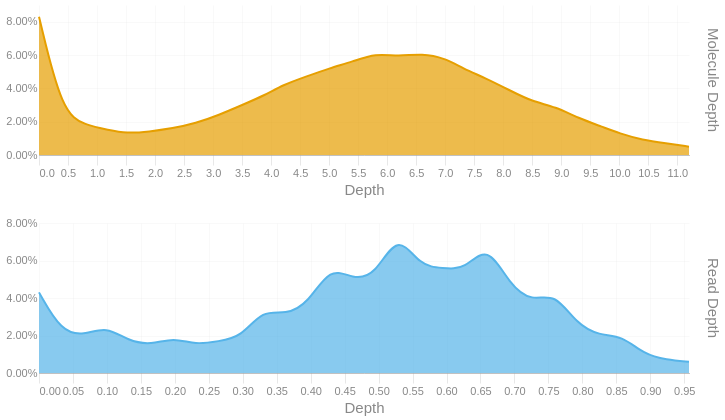

Write notebook code for a chart like this one.
### Code cell
readdep = depth_hist(tb['Read Depth'], q99, 3)
readdep = readdep.with_columns(pl.lit('Read Depth').alias('Metric'))
if not SKIPLR:
    moldep = depth_hist(tb['Molecule Depth'], mol_q99, 1)
    moldep = moldep.with_columns(pl.lit('Molecule Depth').alias('Metric'))
    _hist = pl.concat([readdep, moldep])
    _hist = _hist.filter(pl.col('Proportion') != 0)
    with SafeRender(_hist):
        (
            alt.Chart(_hist)        
            .mark_area(interpolate = "basis")
            .encode(
                x=alt.X('Bin:Q').scale(domainMin=0).axis(alt.Axis(title='Depth')),
                y = alt.Y('Proportion:Q', title = None).axis(format = '.2%'),
                color = alt.Color('Metric:N').legend(None),
                row = alt.Row("Metric:N").header(title = None, labelOrient = 'right'),
                tooltip = [
                    alt.Tooltip("Metric:N", title = "Metric"),
                    alt.Tooltip('Interval:N', title = "Depth Interval"),
                    alt.Tooltip('Proportion:Q', title = "% Alignments").format('.2%')
                ]
            )
            .resolve_scale(x='independent', y='independent')
            .properties(
                height = 150, width = 650,
                usermeta={'embedOptions': {'downloadFileName': f'{samplename}.depth.hist'}}
            )
        ).display()
else:
    readdep = readdep.filter(pl.col('Proportion') != 0)
    with SafeRender(readdep):
        (
            alt.Chart(readdep)        
            .mark_area(interpolate = "basis")
            .encode(
                x=alt.X('Bin:Q').scale(domainMin=0).axis(alt.Axis(title='Depth')),
                y = alt.Y('Proportion:Q', title = None).axis(format = '.2%'),
                tooltip = [
                    alt.Tooltip('Interval:N', title = "Depth Interval"),
                    alt.Tooltip('Proportion:Q', title = "% Alignments").format('.2%')
                ]
            )
            .properties(
                usermeta={'embedOptions': {'downloadFileName': f'{samplename}.depth.hist'}}
            )
        ).display()

### Figure 1 — Vega-Lite specification as saved in the notebook (floating-point values rounded to 4 significant figures)
{"width": 650, "height": 150, "config": {"title": {"anchor": "start", "dy": -15, "fontSize": 18, "color": "#888888", "subtitleColor": "#888888", "subtitleFontSize": 14}, "arc": {"fill": "#0072B2"}, "axis": {"domainColor": "#888888", "domainWidth": 0.5, "gridWidth": 0.2, "grid": false, "titleFontWeight": 400, "titleFontSize": 15, "labelFontSize": 11, "labelColor": "#888888", "tickColor": "#888888", "tickWidth": 0.2, "titleColor": "#888888"}, "axisBand": {"grid": false}, "axisX": {"grid": true, "tickSize": 10, "domainCap": "round"}, "axisY": {"domain": false, "grid": true, "tickSize": 0, "domainCap": "round"}, "background": "transparent", "header": {"labelFontSize": 15, "labelColor": "#888888", "titleFontSize": 15, "titleFontWeight": 600, "titleColor": "#888888"}, "legend": {"labelFont": "sans-serif", "labelFontSize": 12, "labelColor": "#888888", "symbolSize": 100, "symbolType": "circle", "titleFontSize": 12, "titlePadding": 10, "titleColor": "#888888", "title": null}, "range": {"category": ["#E69F00", "#56B4E9", "#009E73", "#F0E442", "#0072B2", "#D55E00", "#CC79A7", "#000000"], "diverging": ["#cfe8f3", "#a2d4ec", "#73bfe2", "#46abdb", "#1696d2", "#12719e"]}, "area": {"fill": "#0072B2", "fillOpacity": 0.7, "line": true, "strokeOpacity": 0.7}, "line": {"color": "#0072B2", "stroke": "#0072B2", "strokeWidth": 2}, "trail": {"color": "#0072B2", "stroke": "#0072B2", "strokeWidth": 0, "size": 1}, "point": {"filled": true, "fillOpacity": 1.0, "size": 95}, "text": {"color": "#888888", "fontSize": 11, "align": "right", "fontWeight": 400, "size": 11}, "bar": {"fill": "#0072B2", "stroke": null}, "view": {"stroke": null, "continuousWidth": 660, "continuousHeight": 400}}, "data": {"name": "data-1dee434c994dac3cf57dd3e3490f9777"}, "mark": {"type": "area", "interpolate": "basis"}, "encoding": {"color": {"field": "Metric", "legend": null, "type": "nominal"}, "row": {"field": "Metric", "header": {"title": null, "labelOrient": "right"}, "type": "nominal"}, "tooltip": [{"field": "Metric", "title": "Metric", "type": "nominal"}, {"field": "Interval", "title": "Depth Interval", "type": "nominal"}, {"field": "Proportion", "format": ".2%", "title": "% Alignments", "type": "quantitative"}], "x": {"axis": {"title": "Depth"}, "field": "Bin", "scale": {"domainMin": 0}, "type": "quantitative"}, "y": {"axis": {"format": ".2%"}, "field": "Proportion", "title": null, "type": "quantitative"}}, "resolve": {"scale": {"x": "independent", "y": "independent"}}, "usermeta": {"embedOptions": {"downloadFileName": "TF26LRJL0046_5B_10484332_23Y22YLT4_L7.depth.hist"}}, "$schema": "https://vega.github.io/schema/vega-lite/v6.4.1.json", "datasets": {"data-1dee434c994dac3cf57dd3e3490f9777": [{"Bin": 0.0, "Interval": "0.0-0.033", "Proportion": 0.043, "Metric": "Read Depth"}, {"Bin": 0.033, "Interval": "0.033-0.066", "Proportion": 0.022, "Metric": "Read Depth"}, {"Bin": 0.066, "Interval": "0.066-0.099", "Proportion": 0.02, "Metric": "Read Depth"}, {"Bin": 0.099, "Interval": "0.099-0.132", "Proportion": 0.025, "Metric": "Read Depth"}, {"Bin": 0.132, "Interval": "0.132-0.165", "Proportion": 0.017, "Metric": "Read Depth"}, {"Bin": 0.165, "Interval": "0.165-0.198", "Proportion": 0.015, "Metric": "Read Depth"}, {"Bin": 0.198, "Interval": "0.198-0.231", "Proportion": 0.019, "Metric": "Read Depth"}, {"Bin": 0.231, "Interval": "0.231-0.264", "Proportion": 0.015, "Metric": "Read Depth"}, {"Bin": 0.264, "Interval": "0.264-0.297", "Proportion": 0.017, "Metric": "Read Depth"}, {"Bin": 0.297, "Interval": "0.297-0.33", "Proportion": 0.019, "Metric": "Read Depth"}, {"Bin": 0.33, "Interval": "0.33-0.363", "Proportion": 0.034, "Metric": "Read Depth"}, {"Bin": 0.363, "Interval": "0.363-0.396", "Proportion": 0.031, "Metric": "Read Depth"}, {"Bin": 0.396, "Interval": "0.396-0.429", "Proportion": 0.037, "Metric": "Read Depth"}, {"Bin": 0.429, "Interval": "0.429-0.462", "Proportion": 0.057, "Metric": "Read Depth"}, {"Bin": 0.462, "Interval": "0.462-0.495", "Proportion": 0.05, "Metric": "Read Depth"}, {"Bin": 0.495, "Interval": "0.495-0.528", "Proportion": 0.052, "Metric": "Read Depth"}, {"Bin": 0.528, "Interval": "0.528-0.561", "Proportion": 0.075, "Metric": "Read Depth"}, {"Bin": 0.561, "Interval": "0.561-0.594", "Proportion": 0.057, "Metric": "Read Depth"}, {"Bin": 0.594, "Interval": "0.594-0.627", "Proportion": 0.056, "Metric": "Read Depth"}, {"Bin": 0.627, "Interval": "0.627-0.66", "Proportion": 0.055, "Metric": "Read Depth"}, {"Bin": 0.66, "Interval": "0.66-0.693", "Proportion": 0.069, "Metric": "Read Depth"}, {"Bin": 0.693, "Interval": "0.693-0.726", "Proportion": 0.047, "Metric": "Read Depth"}, {"Bin": 0.726, "Interval": "0.726-0.759", "Proportion": 0.038, "Metric": "Read Depth"}, {"Bin": 0.759, "Interval": "0.759-0.792", "Proportion": 0.043, "Metric": "Read Depth"}, {"Bin": 0.792, "Interval": "0.792-0.825", "Proportion": 0.026, "Metric": "Read Depth"}, {"Bin": 0.825, "Interval": "0.825-0.858", "Proportion": 0.02, "Metric": "Read Depth"}, {"Bin": 0.858, "Interval": "0.858-0.891", "Proportion": 0.02, "Metric": "Read Depth"}, {"Bin": 0.891, "Interval": "0.891-0.924", "Proportion": 0.01, "Metric": "Read Depth"}, {"Bin": 0.924, "Interval": "0.924-0.957", "Proportion": 0.007, "Metric": "Read Depth"}, {"Bin": 0.957, "Interval": "0.957-0.99", "Proportion": 0.006, "Metric": "Read Depth"}, {"Bin": 0.0, "Interval": "0.0-0.4", "Proportion": 0.083, "Metric": "Molecule Depth"}, {"Bin": 0.4, "Interval": "0.4-0.8", "Proportion": 0.025, "Metric": "Molecule Depth"}, {"Bin": 0.8, "Interval": "0.8-1.2", "Proportion": 0.018, "Metric": "Molecule Depth"}, {"Bin": 1.2, "Interval": "1.2-1.5", "Proportion": 0.015, "Metric": "Molecule Depth"}, {"Bin": 1.5, "Interval": "1.5-1.9", "Proportion": 0.013, "Metric": "Molecule Depth"}, {"Bin": 1.9, "Interval": "1.9-2.3", "Proportion": 0.014, "Metric": "Molecule Depth"}, {"Bin": 2.3, "Interval": "2.3-2.7", "Proportion": 0.016, "Metric": "Molecule Depth"}, {"Bin": 2.7, "Interval": "2.7-3.1", "Proportion": 0.019, "Metric": "Molecule Depth"}, {"Bin": 3.1, "Interval": "3.1-3.5", "Proportion": 0.024, "Metric": "Molecule Depth"}, {"Bin": 3.5, "Interval": "3.5-3.9", "Proportion": 0.03, "Metric": "Molecule Depth"}, {"Bin": 3.9, "Interval": "3.9-4.2", "Proportion": 0.036, "Metric": "Molecule Depth"}, {"Bin": 4.2, "Interval": "4.2-4.6", "Proportion": 0.042, "Metric": "Molecule Depth"}, {"Bin": 4.6, "Interval": "4.6-5.0", "Proportion": 0.047, "Metric": "Molecule Depth"}, {"Bin": 5.0, "Interval": "5.0-5.4", "Proportion": 0.052, "Metric": "Molecule Depth"}, {"Bin": 5.4, "Interval": "5.4-5.8", "Proportion": 0.056, "Metric": "Molecule Depth"}, {"Bin": 5.8, "Interval": "5.8-6.2", "Proportion": 0.061, "Metric": "Molecule Depth"}, {"Bin": 6.2, "Interval": "6.2-6.6", "Proportion": 0.059, "Metric": "Molecule Depth"}, {"Bin": 6.6, "Interval": "6.6-7.0", "Proportion": 0.061, "Metric": "Molecule Depth"}, {"Bin": 7.0, "Interval": "7.0-7.3", "Proportion": 0.058, "Metric": "Molecule Depth"}, {"Bin": 7.3, "Interval": "7.3-7.7", "Proportion": 0.052, "Metric": "Molecule Depth"}, {"Bin": 7.7, "Interval": "7.7-8.1", "Proportion": 0.046, "Metric": "Molecule Depth"}, {"Bin": 8.1, "Interval": "8.1-8.5", "Proportion": 0.039, "Metric": "Molecule Depth"}, {"Bin": 8.5, "Interval": "8.5-8.9", "Proportion": 0.032, "Metric": "Molecule Depth"}, {"Bin": 8.9, "Interval": "8.9-9.3", "Proportion": 0.029, "Metric": "Molecule Depth"}, {"Bin": 9.3, "Interval": "9.3-9.7", "Proportion": 0.022, "Metric": "Molecule Depth"}, {"Bin": 9.7, "Interval": "9.7-10.0", "Proportion": 0.017, "Metric": "Molecule Depth"}, {"Bin": 10.0, "Interval": "10.0-10.4", "Proportion": 0.013, "Metric": "Molecule Depth"}, {"Bin": 10.4, "Interval": "10.4-10.8", "Proportion": 0.009, "Metric": "Molecule Depth"}, {"Bin": 10.8, "Interval": "10.8-11.2", "Proportion": 0.007, "Metric": "Molecule Depth"}, {"Bin": 11.2, "Interval": "11.2-11.59", "Proportion": 0.005, "Metric": "Molecule Depth"}]}}
